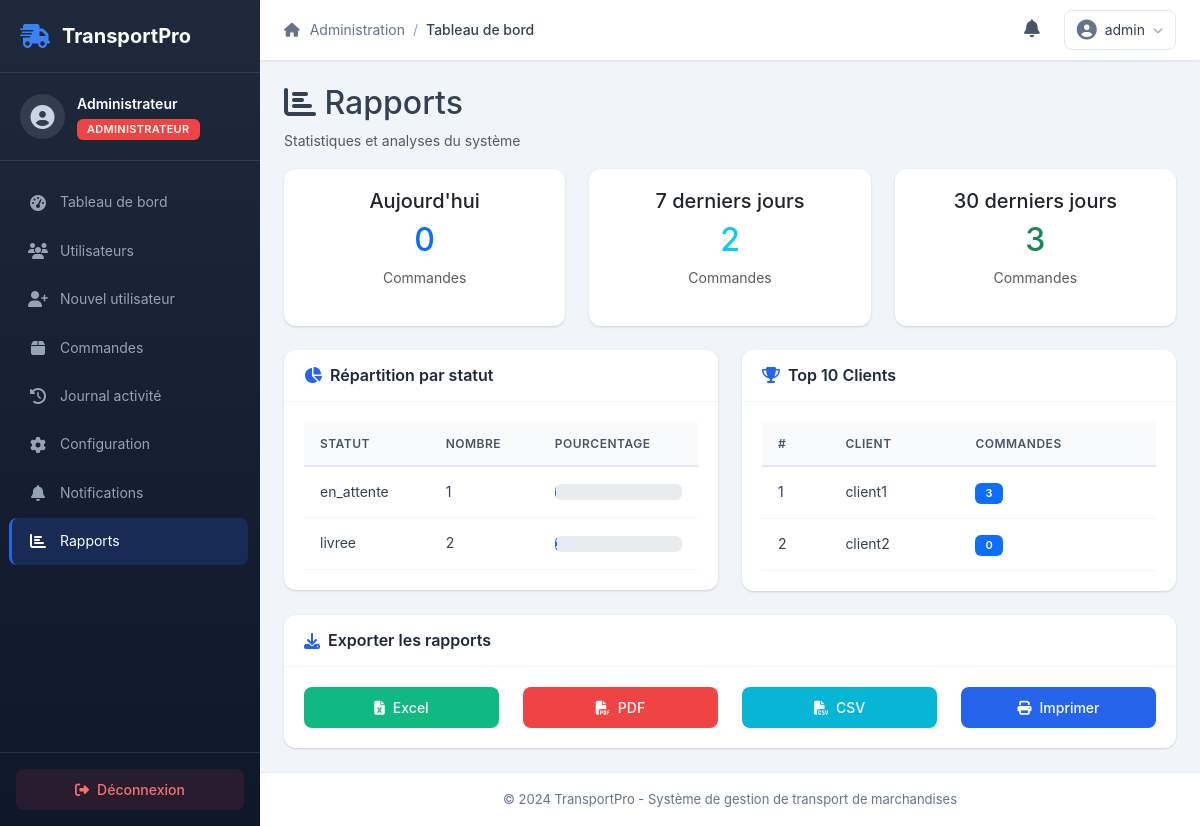
Page /admin-panel/rapports/ (signed in) on the committed database.
### core/models.py (models this page shows, shortened)
class User(AbstractUser):
    ROLES = [
        ('client', 'Client'),
        ('admin', 'Administrateur'),
        ('planificateur', 'Planificateur'),
        ('transporteur', 'Transporteur'),
    ]
    id = models.UUIDField(primary_key=True, default=uuid.uuid4, editable=False)
    role = models.CharField(max_length=20, choices=ROLES, default='client')
    telephone = models.CharField(max_length=20, blank=True)
    adresse = models.TextField(blank=True)
    date_creation = models.DateTimeField(auto_now_add=True)
    actif = models.BooleanField(default=True)
    latitude = models.FloatField(null=True, blank=True)
    longitude = models.FloatField(null=True, blank=True)
    derniere_connexion_ip = models.GenericIPAddressField(null=True, blank=True)

### admin_panel/views.py (the view)
# urls.py: path('rapports/', views.rapports, name='rapports'),
@login_required
def rapports(request):
    if request.user.role != 'admin':
        return redirect('auth:login')
    from django.utils import timezone
    from datetime import timedelta
    aujourd_hui = timezone.now().date()
    il_y_a_7_jours = aujourd_hui - timedelta(days=7)
    il_y_a_30_jours = aujourd_hui - timedelta(days=30)
    stats_periode = {
        'commandes_aujourd_hui': Commande.objects.filter(date_creation__date=aujourd_hui).count(),
        'commandes_7_jours': Commande.objects.filter(date_creation__date__gte=il_y_a_7_jours).count(),
        'commandes_30_jours': Commande.objects.filter(date_creation__date__gte=il_y_a_30_jours).count(),
    }
    stats_statut = Commande.objects.values('statut').annotate(count=Count('id'))
    top_clients = User.objects.filter(role='client').annotate(
        nb_commandes=Count('commandes')
    ).order_by('-nb_commandes')[:10]
    return render(request, 'admin/rapports.html', {
        'stats_periode': stats_periode,
        'stats_statut': stats_statut,
        'top_clients': top_clients
    })

### templates/admin/rapports.html (shortened to what this page needs)
{% extends 'base.html' %}
{% block content %}
<div class="row">
    <div class="col-12">
        <h2><i class="fas fa-chart-bar"></i> Rapports</h2>
        <p class="text-muted">Statistiques et analyses du système</p>
    </div>
</div>
<div class="row mb-4">
    <div class="col-md-4">
        <div class="card">
            <div class="card-body text-center">
                <h5>Aujourd'hui</h5>
                <h2 class="text-primary">{{ stats_periode.commandes_aujourd_hui }}</h2>
                <p class="text-muted">Commandes</p>
            </div>
        </div>
    </div>
    <div class="col-md-4">
        <div class="card">
            <div class="card-body text-center">
                <h5>7 derniers jours</h5>
                <h2 class="text-info">{{ stats_periode.commandes_7_jours }}</h2>
                <p class="text-muted">Commandes</p>
            </div>
        </div>
    </div>
    <div class="col-md-4">
        <div class="card">
            <div class="card-body text-center">
                <h5>30 derniers jours</h5>
                <h2 class="text-success">{{ stats_periode.commandes_30_jours }}</h2>
                <p class="text-muted">Commandes</p>
            </div>
        </div>
    </div>
</div>
<div class="row mb-4">
    <div class="col-md-6">
        <div class="card">
            <div class="card-header">
                <h5><i class="fas fa-chart-pie"></i> Répartition par statut</h5>
            </div>
            <div class="card-body">
                <table class="table">
                    <thead>
                        <tr>
                            <th>Statut</th>
                            <th>Nombre</th>
                            <th>Pourcentage</th>
                        </tr>
                    </thead>
                    <tbody>
                        {% for stat in stats_statut %}
                        <tr>
                            <td>{{ stat.statut }}</td>
                            <td>{{ stat.count }}</td>
                            <td>
                                <div class="progress">
                                    <div class="progress-bar" style="width: {{ stat.count }}%">{{ stat.count }}%</div>
                                </div>
                            </td>
                        </tr>
                        {% endfor %}
                    </tbody>
                </table>
            </div>
        </div>
    </div>
    <div class="col-md-6">
        <div class="card">
            <div class="card-header">
                <h5><i class="fas fa-trophy"></i> Top 10 Clients</h5>
            </div>
            <div class="card-body">
                <table class="table">
                    <thead>
                        <tr>
                            <th>#</th>
                            <th>Client</th>
                            <th>Commandes</th>
                        </tr>
                    </thead>
                    <tbody>
                        {% for client in top_clients %}
                        <tr>
                            <td>{{ forloop.counter }}</td>
                            <td>{{ client.username }}</td>
                            <td><span class="badge bg-primary">{{ client.nb_commandes }}</span></td>
                        </tr>
                        {% empty %}
                        <tr>
                            <td colspan="3" class="text-center text-muted">Aucun client</td>
                        </tr>
                        {% endfor %}
                    </tbody>
                </table>
            </div>
        </div>
    </div>
</div>
<div class="row">
    <div class="col-12">
        <div class="card">
            <div class="card-header">
                <h5><i class="fas fa-download"></i> Exporter les rapports</h5>
            </div>
            <div class="card-body">
                <div class="row">
                    <div class="col-md-3">
                        <button class="btn btn-success w-100" onclick="exporterExcel()">
                            <i class="fas fa-file-excel"></i> Excel
                        </button>
                    </div>
                    <div class="col-md-3">
                        <button class="btn btn-danger w-100" onclick="exporterPDF()">
                            <i class="fas fa-file-pdf"></i> PDF
                        </button>
                    </div>
                    <div class="col-md-3">
                        <button class="btn btn-info w-100" onclick="exporterCSV()">
                            <i class="fas fa-file-csv"></i> CSV
                        </button>
                    </div>
                    <div class="col-md-3">
                        <button class="btn btn-primary w-100" onclick="imprimerRapport()">
                            <i class="fas fa-print"></i> Imprimer
                        </button>
                    </div>
                </div>
            </div>
        </div>
    </div>
</div>
{% endblock %}

### templates/base.html (shortened to what this page needs)
<!DOCTYPE html>
<html lang="fr">
<head>
    <link href="https://cdn.jsdelivr.net/npm/bootstrap@5.3.2/dist/css/bootstrap.min.css" rel="stylesheet">
    <link href="https://cdnjs.cloudflare.com/ajax/libs/font-awesome/6.4.2/css/all.min.css" rel="stylesheet">
    {% load static %}
    <link href="{% static 'css/style.css' %}" rel="stylesheet">
</head>
<body class="{% if user.is_authenticated %}with-sidebar{% endif %}">
    {% if user.is_authenticated %}
    <nav id="sidebar" class="sidebar">
        <div class="sidebar-header">
            <a href="#" class="sidebar-brand">
                <i class="fas fa-truck-fast"></i>
                <span>TransportPro</span>
            </a>
        </div>
        <div class="sidebar-user">
            <div class="user-avatar">
                <i class="fas fa-user-circle"></i>
            </div>
            <div class="user-info">
                <span class="user-name">{{ user.first_name|default:user.username }}</span>
                <span class="user-role badge
                    {% if user.role == 'admin' %}bg-danger
                    {% elif user.role == 'planificateur' %}bg-info
                    {% elif user.role == 'transporteur' %}bg-success
                    {% else %}bg-primary{% endif %}">
                    {{ user.get_role_display|default:"Client" }}
                </span>
            </div>
        </div>
        <ul class="sidebar-nav">
            {% if user.role == 'client' %}
            <li class="nav-item">
                <a href="{% url 'client:dashboard' %}" class="nav-link {% if request.resolver_match.url_name == 'dashboard' %}active{% endif %}">
                    <i class="fas fa-tachometer-alt"></i>
                    <span>Tableau de bord</span>
                </a>
            </li>
            <li class="nav-item">
                <a href="{% url 'client:nouvelle_commande' %}" class="nav-link {% if request.resolver_match.url_name == 'nouvelle_commande' %}active{% endif %}">
                    <i class="fas fa-plus-circle"></i>
                    <span>Nouvelle commande</span>
                </a>
            </li>
            <li class="nav-item">
                <a href="{% url 'client:mes_commandes' %}" class="nav-link {% if request.resolver_match.url_name == 'mes_commandes' %}active{% endif %}">
                    <i class="fas fa-box"></i>
                    <span>Mes commandes</span>
                </a>
            </li>
            {% elif user.role == 'admin' %}
            <li class="nav-item">
                <a href="{% url 'admin_panel:dashboard' %}" class="nav-link {% if request.resolver_match.url_name == 'dashboard' %}active{% endif %}">
                    <i class="fas fa-tachometer-alt"></i>
                    <span>Tableau de bord</span>
                </a>
            </li>
            <li class="nav-item">
                <a href="{% url 'admin_panel:gestion_utilisateurs' %}" class="nav-link {% if request.resolver_match.url_name == 'gestion_utilisateurs' %}active{% endif %}">
                    <i class="fas fa-users"></i>
                    <span>Utilisateurs</span>
                </a>
            </li>
            <li class="nav-item">
                <a href="{% url 'admin_panel:creer_utilisateur' %}" class="nav-link {% if request.resolver_match.url_name == 'creer_utilisateur' %}active{% endif %}">
                    <i class="fas fa-user-plus"></i>
                    <span>Nouvel utilisateur</span>
                </a>
            </li>
            <li class="nav-item">
                <a href="{% url 'admin_panel:gestion_commandes' %}" class="nav-link {% if request.resolver_match.url_name == 'gestion_commandes' %}active{% endif %}">
                    <i class="fas fa-box"></i>
                    <span>Commandes</span>
                </a>
            </li>
            <li class="nav-item">
                <a href="{% url 'admin_panel:journal_activite' %}" class="nav-link {% if request.resolver_match.url_name == 'journal_activite' %}active{% endif %}">
                    <i class="fas fa-history"></i>
                    <span>Journal activité</span>
                </a>
            </li>
            <li class="nav-item">
                <a href="{% url 'admin_panel:configuration_systeme' %}" class="nav-link {% if request.resolver_match.url_name == 'configuration_systeme' %}active{% endif %}">
                    <i class="fas fa-cog"></i>
                    <span>Configuration</span>
                </a>
            </li>
            <li class="nav-item">
                <a href="{% url 'admin_panel:envoyer_notification' %}" class="nav-link {% if request.resolver_match.url_name == 'envoyer_notification' %}active{% endif %}">
                    <i class="fas fa-bell"></i>
                    <span>Notifications</span>
                </a>
            </li>
            <li class="nav-item">
                <a href="{% url 'admin_panel:rapports' %}" class="nav-link {% if request.resolver_match.url_name == 'rapports' %}active{% endif %}">
                    <i class="fas fa-chart-bar"></i>
                    <span>Rapports</span>
                </a>
            </li>
            {% endif %}
        </ul>
        <div class="sidebar-footer">
            <a href="{% url 'auth:logout' %}" class="btn btn-logout">
                <i class="fas fa-sign-out-alt"></i>
                <span>Déconnexion</span>
            </a>
        </div>
    </nav>
    <div class="main-content">
        <nav class="top-navbar">
            <div class="navbar-breadcrumb">
                <span class="breadcrumb-item">
                    <i class="fas fa-home"></i>
                    {% if user.role == 'client' %}Client
                    {% elif user.role == 'transporteur' %}Transporteur
                    {% elif user.role == 'planificateur' %}Planificateur
                    {% elif user.role == 'admin' %}Administration
                    {% endif %}
                </span>
                <span class="breadcrumb-separator">/</span>
                <span class="breadcrumb-item active">{% block breadcrumb %}Tableau de bord{% endblock %}</span>
            </div>
            <div class="navbar-actions">
                <div class="notification-bell" id="notificationBell">
                    <i class="fas fa-bell"></i>
                </div>
                <div class="user-dropdown">
                    <button class="user-dropdown-toggle" data-bs-toggle="dropdown">
                        <i class="fas fa-user-circle"></i>
                        <span>{{ user.username }}</span>
                        <i class="fas fa-chevron-down"></i>
                    </button>
                </div>
            </div>
        </nav>
        <main class="page-content">
            {% block content %}{% endblock %}
        </main>
        <footer class="main-footer">
            <div class="footer-content">
                <span>&copy; 2024 TransportPro - Système de gestion de transport de marchandises</span>
            </div>
        </footer>
    </div>
    {% endif %}
    <div id="toast-container" class="toast-container position-fixed top-0 end-0 p-3" style="z-index: 1055;"></div>
</body>
</html>

### rows in the picture
User: first_name "Administrateur", role "ADMINISTRATEUR", username "admin"
User: username "client1", nb_commandes "3"
User: username "client2", nb_commandes "0"

### other values in the picture
{{ stats_periode.commandes_aujourd_hui }} "0"
{{ stats_periode.commandes_7_jours }} "2"
{{ stats_periode.commandes_30_jours }} "3"
{{ stat.statut }} "en_attente" "livree"
{{ stat.count }} "1" "2"
